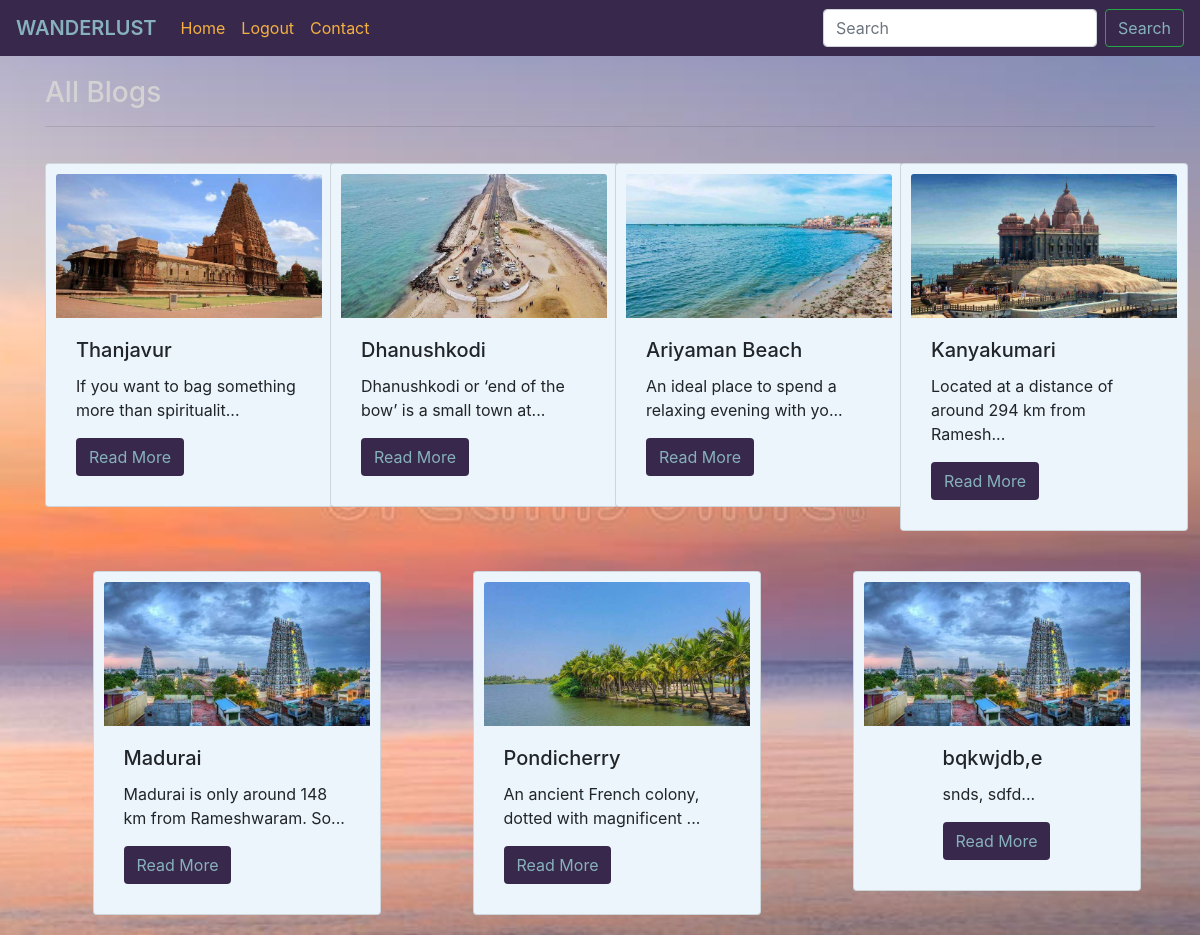
The page /accounts/dashboard/ (signed in) on the database its author committed.
### accounts/models.py (models this page shows)
class Article(models.Model):
    categories=models.ManyToManyField(Category,blank=True)
    name=models.CharField(max_length=250)
    image = models.ImageField(upload_to="accounts", default="")
    description=models.CharField(max_length=300)

### accounts/views.py (the view)
# urls.py: path('dashboard/',views.dasboardView,name="dashboard"),
@login_required
def dasboardView(request):
    article_list=Article.objects.all()
    return render(request,'dashboard.html',{'article_list':article_list})

### accounts/templates/dashboard.html (shortened to what this page needs)
{% extends 'base.html' %}
{%block css %}
{% load static %}
{% endblock %}
{% block content %}
<nav class="navbar navbar-expand-lg">
    <div class="heading"><a class="navbar-brand" href="#">WANDERLUST</a></div>
  <div class="collapse navbar-collapse" id="navbarSupportedContent">
    <ul class="navbar-nav mr-auto">
      <li class="nav-item active">
        <a class="nav-link" href="/accounts">Home <span class="sr-only">(current)</span></a>
      </li>
      <li class="nav-item">
        {% if user.is_authenticated %}
        <a class="nav-link" href="{% url 'logout' %}">Logout</a>
    {% endif %}
      </li>
      <li class="nav-item">
        <a class="nav-link" href="#">Contact</a>
      </li>
    </ul>
    <form class="form-inline my-2 my-lg-0">
      <input class="form-control mr-sm-2" type="search" placeholder="Search" aria-label="Search">
      <button class="btn btn-outline-success my-2 my-sm-0" type="submit">Search</button>
    </form>
  </div>
</nav>
<div class="container">
    <h3 class="head">All Blogs</h3><hr>
    <div class="row">
        {% for i in article_list %}
        <div class="col-xs-3 col-sm-3 col-md-3">
                        <div class="card align-items-center" style="width: 18rem;">
                            <img src='/media/{{i.image}}' class="card-img-top" alt="...">
                            <div class="card-body">
                                <h5 class="card-title" id="namepr{{i.id}}">{{i.name}}</h5>
                                <p class="card-text">{{i.description|slice:"0:50"}}...</p>
                                 <a href="/"><button id="qv{{i.id}}" class="btn cart">Read More</button></a>
                            </div>
                        </div>
        </div>
        {% endfor %}
    </div>
{% endblock %}

### accounts/templates/base.html (shortened to what this page needs)
<!doctype html>
<html lang="en">
  <head>
    <link rel="stylesheet" href="https://maxcdn.bootstrapcdn.com/bootstrap/4.0.0/css/bootstrap.min.css">
  </head>
  <body>
{% block content %}{% endblock %}
  </body>
</html>

### rows shown on the page
Article: image (picture), name "Thanjavur", description "If you want to bag something more than spiritualit"
Article: image (picture), name "Dhanushkodi", description "Dhanushkodi or ‘end of the bow’ is a small town at"
Article: image (picture), name "Ariyaman Beach", description "An ideal place to spend a relaxing evening with yo"
Article: image (picture), name "Kanyakumari", description "Located at a distance of around 294 km from Ramesh"
Article: image (picture), name "Madurai", description "Madurai is only around 148 km from Rameshwaram. So"
Article: image (picture), name "Pondicherry", description "An ancient French colony, dotted with magnificent"
Article: image (picture), name "bqkwjdb,e", description "snds, sdfd"
